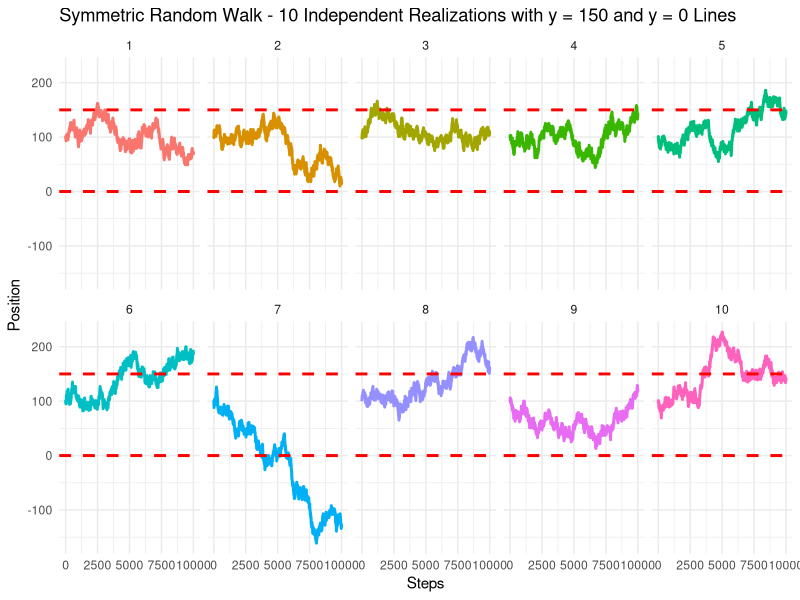

The R source for this figure:
## ---- chunk 1
# Load necessary library
library(ggplot2)

# # Set seed for reproducibility
# set.seed(123)

# Number of steps
n_steps <- 10000

# Starting point
start <- 100

# Number of realizations
n_realizations <- 10

# Generate data for all realizations
random_walks <- data.frame(Step = integer(), Position = numeric(), Realization = factor())

for (i in 1:n_realizations) {
  # Generate symmetric random walk steps (+1 or -1)
  steps <- sample(c(-1, 1), n_steps, replace = TRUE)
  
  # Calculate the random walk path
  random_walk <- cumsum(c(start, steps))
  
  # Create a sequence for the x-axis (steps)
  x <- 0:n_steps
  
  # Combine data into the dataframe
  random_walks <- rbind(random_walks, data.frame(Step = x, Position = random_walk, Realization = factor(i)))
}

# Plot the realizations with horizontal lines at y = 150 and y = 0
ggplot(random_walks, aes(x = Step, y = Position, color = Realization)) +
  geom_line(size = 1) +
  facet_wrap(~ Realization, ncol = 5) +  # Arrange the plots side by side in a grid
  geom_hline(yintercept = 150, color = "red", linetype = "dashed", size = 1) +  # Add y = 150 line
  geom_hline(yintercept = 0, color = "red", linetype = "dashed", size = 1) +    # Add y = 0 line
  theme_minimal() +
  labs(title = "Symmetric Random Walk - 10 Independent Realizations with y = 150 and y = 0 Lines", 
       x = "Steps", y = "Position") +
  theme(legend.position = "none")

